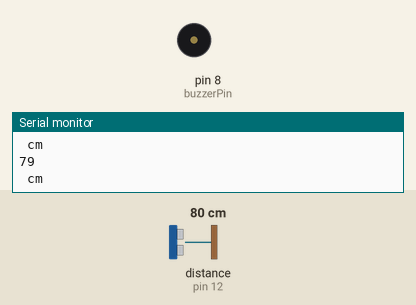
A sketch run on a simulated Arduino Uno, built with avr-gcc and run on an emulated ATmega328P. On the bench: buzzer (waves = sounding), the last lines printed to the serial monitor. Wiring (inferred from the names in the program): ultrasonic range finder: trigger pin 13; echo pin 12. The test bench sets the inputs (shaded band); at power-on: distance to the obstacle (sensor on pin 12) 80 cm. The echo pulse lasts 58.3 µs per cm.

Above: at 1.2 s.
1.3 s: distance to the obstacle (sensor on pin 12) set to 6 cm
4.3 s: distance to the obstacle (sensor on pin 12) set to 3 cm
At 4.7 s:
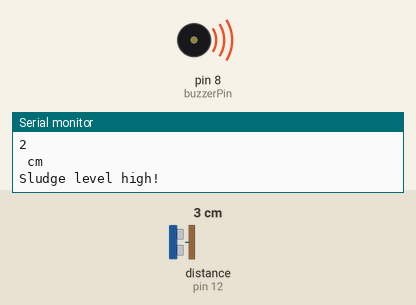
7.3 s: distance to the obstacle (sensor on pin 12) set to 9 cm
At 8.5 s:
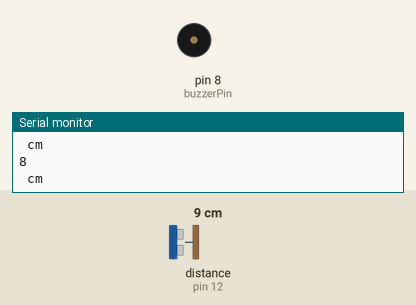
9.0 s: distance to the obstacle (sensor on pin 12) set to 2 cm
At 9.8 s:
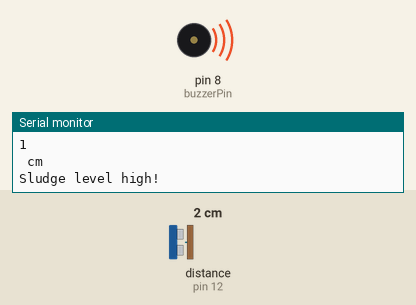
Timing chart, 0 to 13.0 s (numbered marks = the images above; inputs shaded):
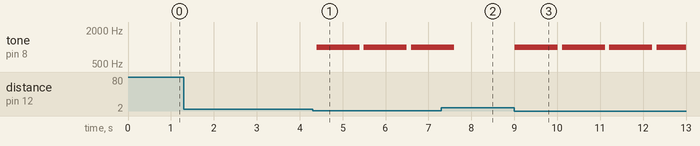

The sketch:

ArduinoCode_LakshmiPriya_Batch13_SludgeALERT.ino
```cpp
#include <Ultrasonic.h>

int trigPin=13;
int echoPin=12;// Trig pin (13), Echo pin (12)
int buzzerPin = 8; // Change this to the actual buzzer pin
int sludgeLevelThreshold = 4; // Threshold distance in centimeters
long duration, distance;
void setup() {
  Serial.begin(9600);
  pinMode(trigPin,OUTPUT);
  pinMode(echoPin,INPUT);
  pinMode(buzzerPin, OUTPUT);
}

void loop() {
  delay(100); // Delay to stabilize readings
  digitalWrite(trigPin, LOW);
  delayMicroseconds(5);
  digitalWrite(trigPin, HIGH);
  delayMicroseconds(10);
  digitalWrite(trigPin, LOW);
  duration = pulseIn(echoPin, HIGH);
  distance= duration/58.2; //conversion for centimeters
  Serial.println(distance); //in centimeters
  Serial.println(" cm");

  if (distance < sludgeLevelThreshold) {
    Serial.println("Sludge level high!");
    soundBuzzer();
  }
}

void soundBuzzer() {
  // Generate a tone on the buzzer
  tone(buzzerPin, 1000, 1000); // 1000 Hz for 1 second (1000 milliseconds)
  delay(1000); // Pause for 1 second

  // Stop the tone
  noTone(buzzerPin);
}
```

Measured:
- the behaviour switches between 5 and 4 cm on distance to the obstacle (sensor on pin 12) (found by bisection; images 0 and 1)
- after the input at 4.3 s, tone on pin 8 (buzzerPin): alternates 1000 Hz for 1.0 s and silent for 0.10 s, starting after 0.10 s
- after the input at 7.3 s, tone on pin 8 (buzzerPin): goes on until 7.6 s, then stays silent
- after the input at 9.0 s, tone on pin 8 (buzzerPin): alternates 1000 Hz for 1.0 s and silent for 0.10 s, starting at once
